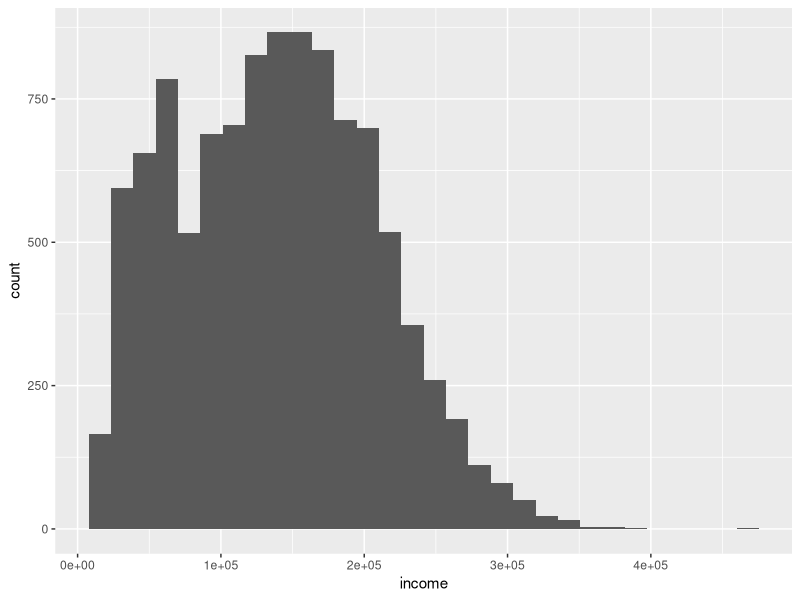
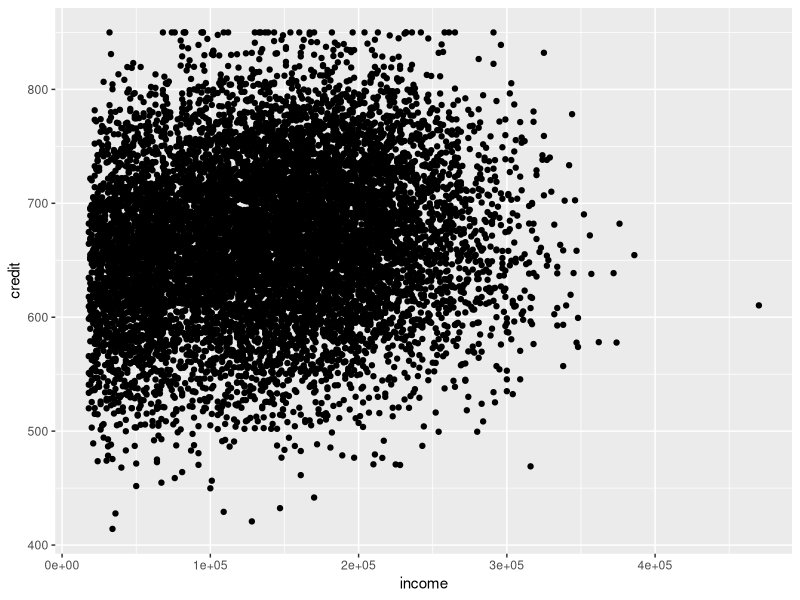
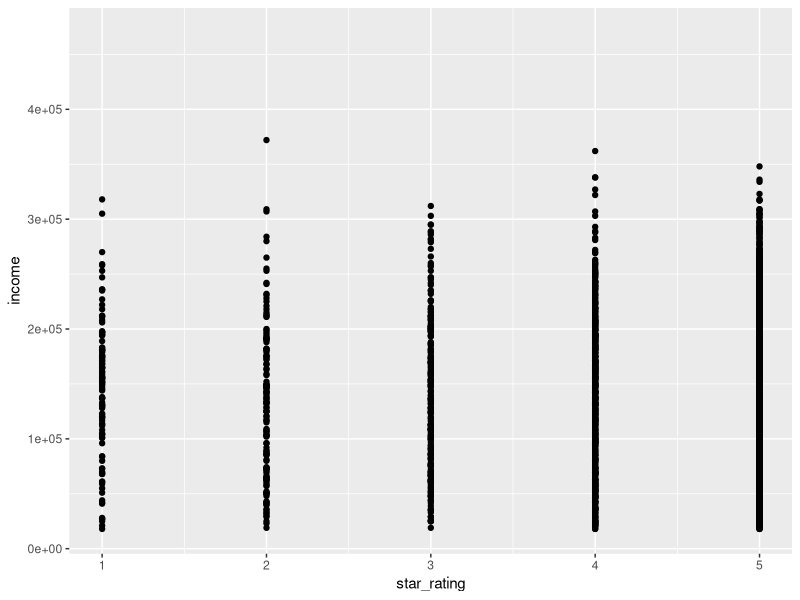
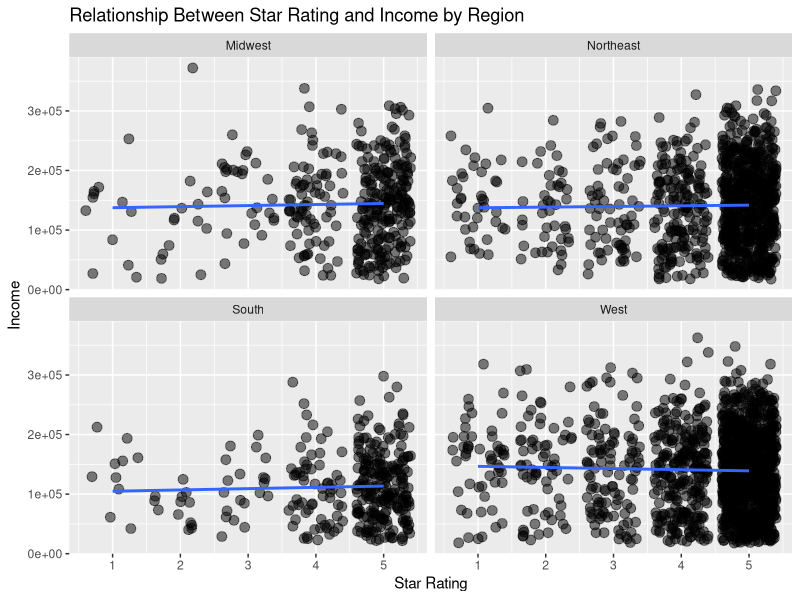
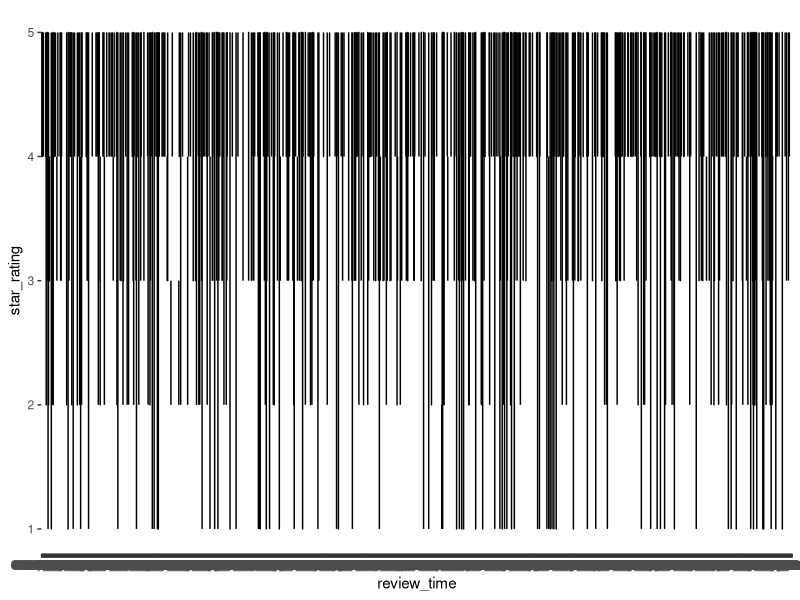
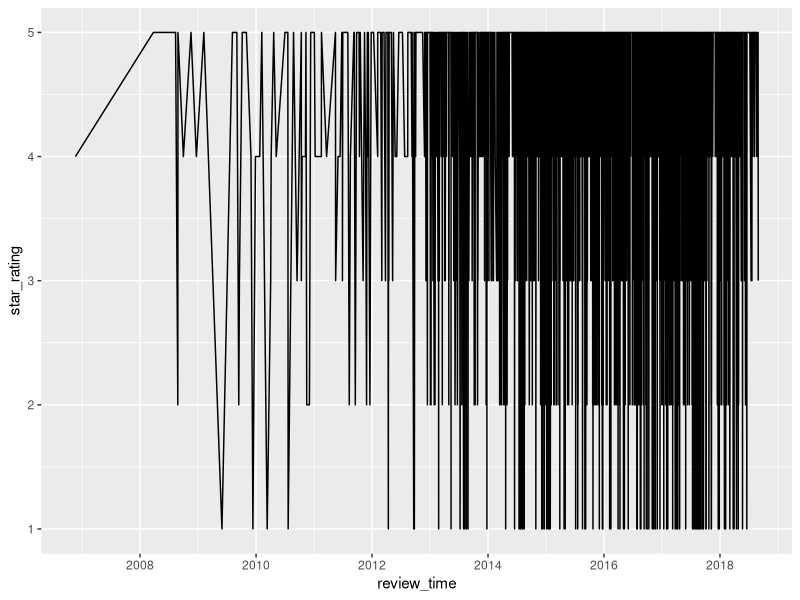
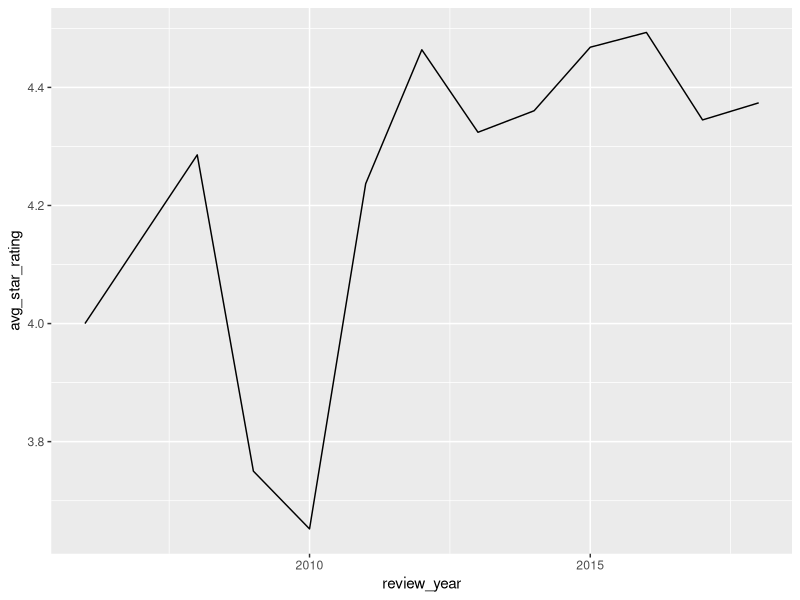
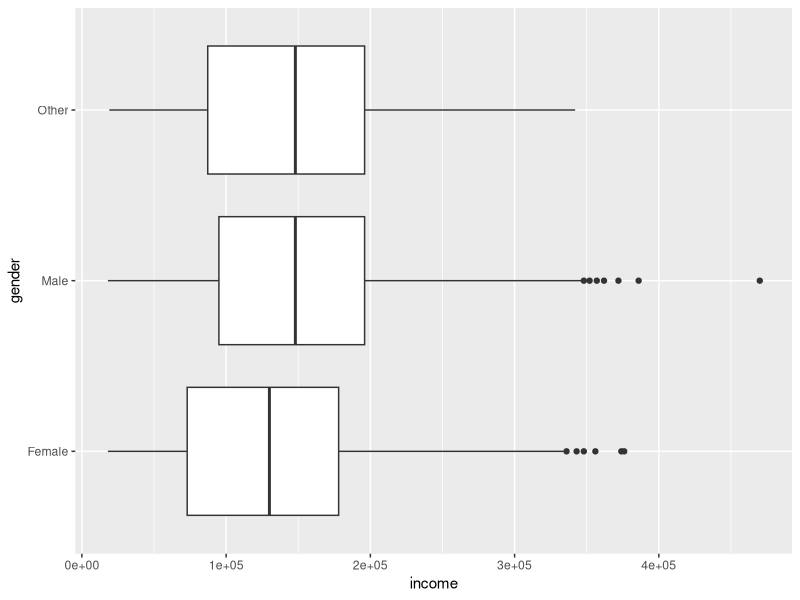

Recreate these plots in R, in order.
## ---- chunk 1
library(tidyverse)
## ---- chunk 2
customer_data <- read_csv("customer_data.csv")
## ---- chunk 3
customer_data |>
  summarize(avg_income = mean(income))
## ---- chunk 4
customer_data |>
  summarize(
    avg_income = mean(income),
    avg_credit = mean(credit)
  )
## ---- chunk 5
customer_data |>
  filter(married == 'Yes')|>
  summarize(
    min_income = min(income),
    max_income = max(income),
    median_income = median(income)
  )

## ---- chunk 6
customer_data |> 
  ggplot(aes(x = income)) +
  geom_histogram()
## ---- chunk 7
customer_data |> 
  ggplot(aes(x = income, y = credit)) +
  geom_point()
## ---- chunk 8
customer_data |> 
  ggplot(aes(x = star_rating, y = income)) +
  geom_point()
## ---- chunk 9
customer_data |> 
  drop_na(star_rating) |> 
  ggplot(aes(x = star_rating, y = income)) +
  geom_jitter(size = 3, alpha = 0.5) +
  geom_smooth(method = "lm", se = FALSE) +
  facet_wrap(~ region) +
  labs(
    title = "Relationship Between Star Rating and Income by Region",
    x = "Star Rating",
    y = "Income"
  )
## ---- chunk 10
customer_data |>
  group_by(gender) |>
  summarize(
    n = n(),
    avg_income = mean(income),
    avg_credit = mean(credit)
  )
## ---- chunk 11
customer_data |>
  group_by(gender) |>
  summarize(
    n = n()
  )
## ---- chunk 12
customer_data |>
  count(gender)
## ---- chunk 13
customer_data |>
  group_by(gender, region) |>
  summarize(
    n = n(),
    avg_income = mean(income),
    avg_credit = mean(credit)
  ) |> 
  arrange(desc(avg_income))
## ---- chunk 14
customer_data |>
  group_by(gender, region) |>
  slice_max(income, n = 3)
## ---- chunk 15
customer_data |> 
  ggplot(aes(x = review_time, y = star_rating)) +
  geom_line()
## ---- chunk 16
rating_data <- customer_data |> 
  drop_na(star_rating) |> 
  select(review_time, star_rating) |> 
  mutate(review_time = mdy(review_time))

rating_data
## ---- chunk 17
rating_data |> 
  ggplot(aes(x = review_time, y = star_rating)) +
  geom_line()
## ---- chunk 18
rating_data |> 
  mutate(review_year = year(review_time)) |> 
  group_by(review_year) |> 
  summarize(avg_star_rating = mean(star_rating)) |> 
  ggplot(aes(x = review_year, y = avg_star_rating)) +
  geom_line()
## ---- chunk 19
customer_data |> 
  ggplot(aes(x = income, y = gender)) +
  geom_boxplot()
## ---- chunk 20

customer_data |> 
  ggplot(aes(x = credit, y = married)) +
  geom_boxplot() +
  labs(x = 'Credit Score', y = 'Marital Status', 
       title = 'Distribution of Credit Scores', 
       subtitle = 'Married vs. Unmarried Patagonia Customers')

## ---- chunk 21
customer_data |> 
  ggplot(aes(x = income, fill = gender)) +
  geom_density(alpha = 0.5)
